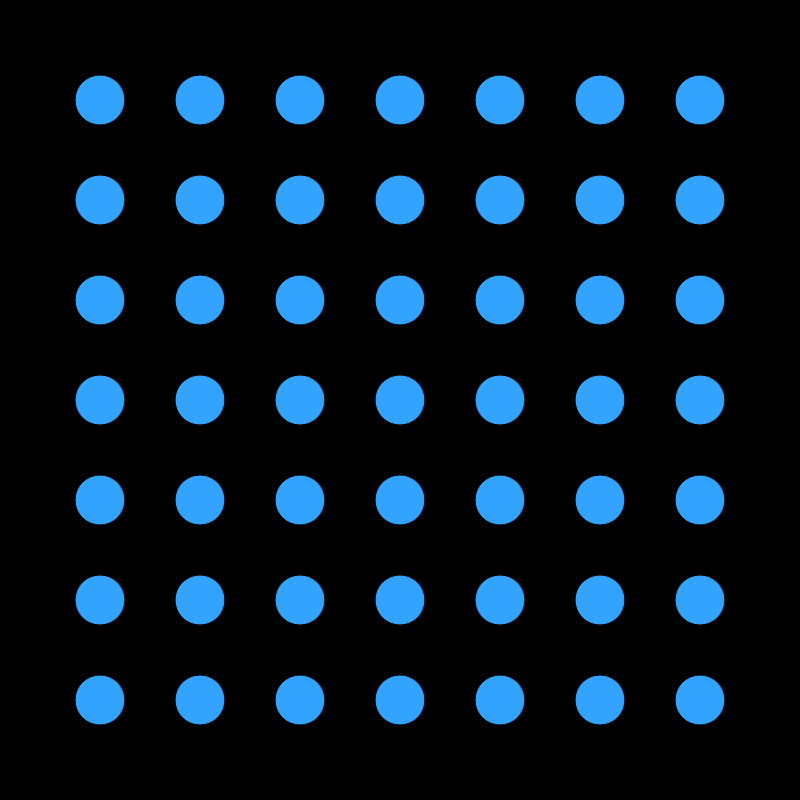
Frame 1 (no input)
Frame 60 (no input): identical to frame 1, image omitted
Frame 120 (the mouse pressed at the canvas centre since frame 60): identical to frame 1, image omitted

The p5.js sketch that drew this single still picture (run headless with seeded random() and noise() and a simulated clock; from frame 60 on, the mouse is pressed at the canvas centre):

// p5.js sketch
// ── sketch.js
let sliderSpacing, sliderSize, sliderColor, sliderChange;

function setup() {
  createCanvas(800, 800);

  sliderSpacing = createSlider(50, 400, 100, 50);
  sliderSpacing.position(10, 810);
  sliderSpacing.size(200);

  sliderSize = createSlider(0, 800);
  sliderSize.position(250, 810);
  sliderSize.size(200);

  sliderColor = createSlider(0, 255);
  sliderColor.position(460, 810);
  sliderColor.size(200);

  sliderChange = createSlider(10, 100);
  sliderChange.position(670, 810);
  sliderChange.size(200);
}

function draw() {
  background(0);

  let g = sliderSpacing.value();
  let f = sliderSize.value();
  let y = sliderChange.value();
  let q = sliderColor.value();

  // Draw rings from largest to smallest so inner rings sit on top.
  for (let i = f; i > 0; i -= y) {
    // Colour depends on the ring size: inner rings are darker, outer brighter.
    let b = map(i, 0, f, 0, 255);
    gridBase(g, i, q, b);
  }
}

function gridBase(space, d, q, b) {
  stroke(0);
  fill(q, 163, b);

  // How many circles fit in each direction, leaving about one spacing of margin.
  let cols = max(1, floor((width - space) / space));
  let rows = max(1, floor((height - space) / space));

  // Offset so the whole grid is centred on the canvas.
  let startX = (width - (cols - 1) * space) / 2;
  let startY = (height - (rows - 1) * space) / 2;

  for (let col = 0; col < cols; col++) {
    for (let row = 0; row < rows; row++) {
      circle(startX + col * space, startY + row * space, d);
    }
  }
}

// ── c-sketch.html
<!DOCTYPE html>
<html>
  <head>
    <meta charset="utf-8" />
    <title>C Sketch</title>
    <script src="https://cdnjs.cloudflare.com/ajax/libs/p5.js/1.9.4/p5.min.js"></script>
    <script src="c-sketch.js"></script>
    <style>body{margin:0}</style>
  </head>
  <body></body>
</html>

// ── c-sketch.js
// Simple "C" with a centre dot. Press SPACE to add random segments to the outer C.
const BG = "#FFF456";
const INK = "#211F20";
const R = 190;          // radius of the base C
const W = 9;            // stroke weight of the base C
const DOT = 38;         // radius of the centre dot
const GAP = 35;         // half-angle of the opening on the right (degrees)

const C_EDGE = R + W / 2; // outer edge of the base C
const MIN_GAP = 6;        // minimum clear space between non-touching shapes
const TOUCH_CHANCE = 0.4; // share of segments that sit flush against the C

let segments = [];

function setup() {
  createCanvas(800, 800);
  angleMode(DEGREES);
  noLoop();
}

function draw() {
  background(BG);
  translate(width / 2, height / 2);

  // base C
  noFill();
  stroke(INK);
  strokeWeight(W);
  strokeCap(SQUARE);
  arc(0, 0, R * 2, R * 2, GAP, 360 - GAP);

  // centre dot
  noStroke();
  fill(INK);
  circle(0, 0, DOT * 2);

  for (const s of segments) drawSegment(s);
}

function drawSegment(s) {
  stroke(INK);
  strokeCap(BUTT); // exact extents, so the spacing check is accurate
  if (s.kind === "tick") {
    strokeWeight(s.thick);
    line(cos(s.a0) * s.rIn, sin(s.a0) * s.rIn, cos(s.a0) * s.rOut, sin(s.a0) * s.rOut);
  } else {
    noFill();
    strokeWeight(s.rOut - s.rIn);
    const r = (s.rIn + s.rOut) / 2;
    arc(0, 0, r * 2, r * 2, s.a0, s.a1);
  }
}

// Two segments are too close if they overlap once padded by MIN_GAP,
// both radially and along the arc.
function tooClose(a, b) {
  const radial = a.rIn < b.rOut + MIN_GAP && b.rIn < a.rOut + MIN_GAP;
  const rMid = (min(a.rIn, b.rIn) + max(a.rOut, b.rOut)) / 2;
  const pad = degrees(MIN_GAP / rMid);
  const angular = a.a0 < b.a1 + pad && b.a0 < a.a1 + pad;
  return radial && angular;
}

function makeCandidate() {
  const lo = GAP + 2, hi = 360 - GAP - 2;
  const kind = random(["wedge", "line", "tick"]);
  const touching = random() < TOUCH_CHANCE;

  let thick, span;
  if (kind === "wedge") { thick = random(14, 36); span = random(15, 80); }
  else if (kind === "line") { thick = random(3, 9); span = random(10, 90); }
  else { thick = random(4, 10); span = 0; }

  // touching: flush against the C's outer edge; otherwise leave at least MIN_GAP
  const rIn = C_EDGE + (touching ? 0 : random(MIN_GAP, 50));
  const len = kind === "tick" ? random(14, 34) : thick;
  const a0 = random(lo, hi - span);
  return { kind, thick, rIn, rOut: rIn + len, a0, a1: a0 + span };
}

function generateSegments() {
  segments = [];
  const target = int(random(8, 16));
  for (let tries = 0; tries < 300 && segments.length < target; tries++) {
    const c = makeCandidate();
    if (!segments.some((s) => tooClose(c, s))) segments.push(c);
  }
}

function keyPressed() {
  if (key === " ") {
    generateSegments();
    redraw();
    return false; // stop page scrolling
  }
}

// ── touchdraw.html
<!DOCTYPE html>
<html>
  <head>
    <meta charset="utf-8" />
    <meta name="viewport" content="width=device-width, initial-scale=1, user-scalable=no" />
    <title>Touch Draw</title>
    <style>body{margin:0;overflow:hidden;touch-action:none}</style>
    <script src="https://cdnjs.cloudflare.com/ajax/libs/p5.js/1.9.4/p5.min.js"></script>
    <script src="touchdraw.js"></script>
  </head>
  <body></body>
</html>

// ── touchdraw.js
const shapes = ['circle', 'square', 'triangle', 'star'];
const colors = ['#ff4d4d', '#4dff88', '#4da6ff', '#ffd24d'];
let mode = 0;
let twoFingers = false;

function setup() {
  createCanvas(windowWidth, windowHeight);
  background(20);
  noStroke();
}

function draw() {
  // two fingers down: advance shape + color once per gesture
  if (touches.length >= 2 && !twoFingers) mode = (mode + 1) % 4;
  twoFingers = touches.length >= 2;

  // one finger: draw
  if (touches.length === 1) {
    fill(colors[mode]);
    drawShape(touches[0].x, touches[0].y, 30);
  }
}

function drawShape(x, y, s) {
  if (mode === 0) circle(x, y, s);
  else if (mode === 1) square(x - s / 2, y - s / 2, s);
  else if (mode === 2) triangle(x, y - s / 2, x - s / 2, y + s / 2, x + s / 2, y + s / 2);
  else {
    beginShape();
    for (let i = 0; i < 10; i++) {
      const r = i % 2 ? s / 4 : s / 2;
      const a = (i * PI) / 5 - HALF_PI;
      vertex(x + cos(a) * r, y + sin(a) * r);
    }
    endShape(CLOSE);
  }
}

// stop the page from scrolling/zooming while drawing
function touchMoved() { return false; }
function windowResized() { resizeCanvas(windowWidth, windowHeight); background(20); }
